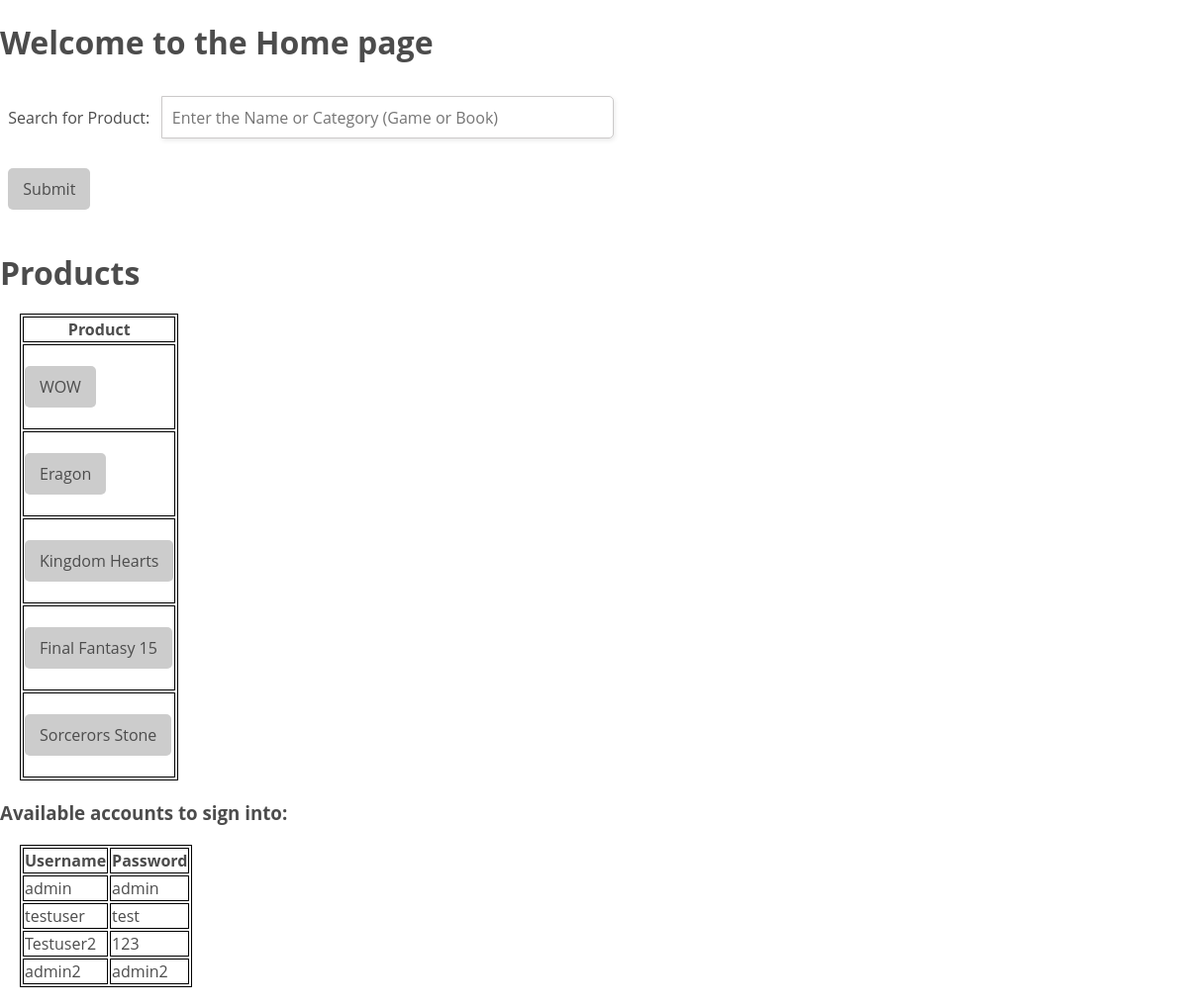
Before: / with the older database file.
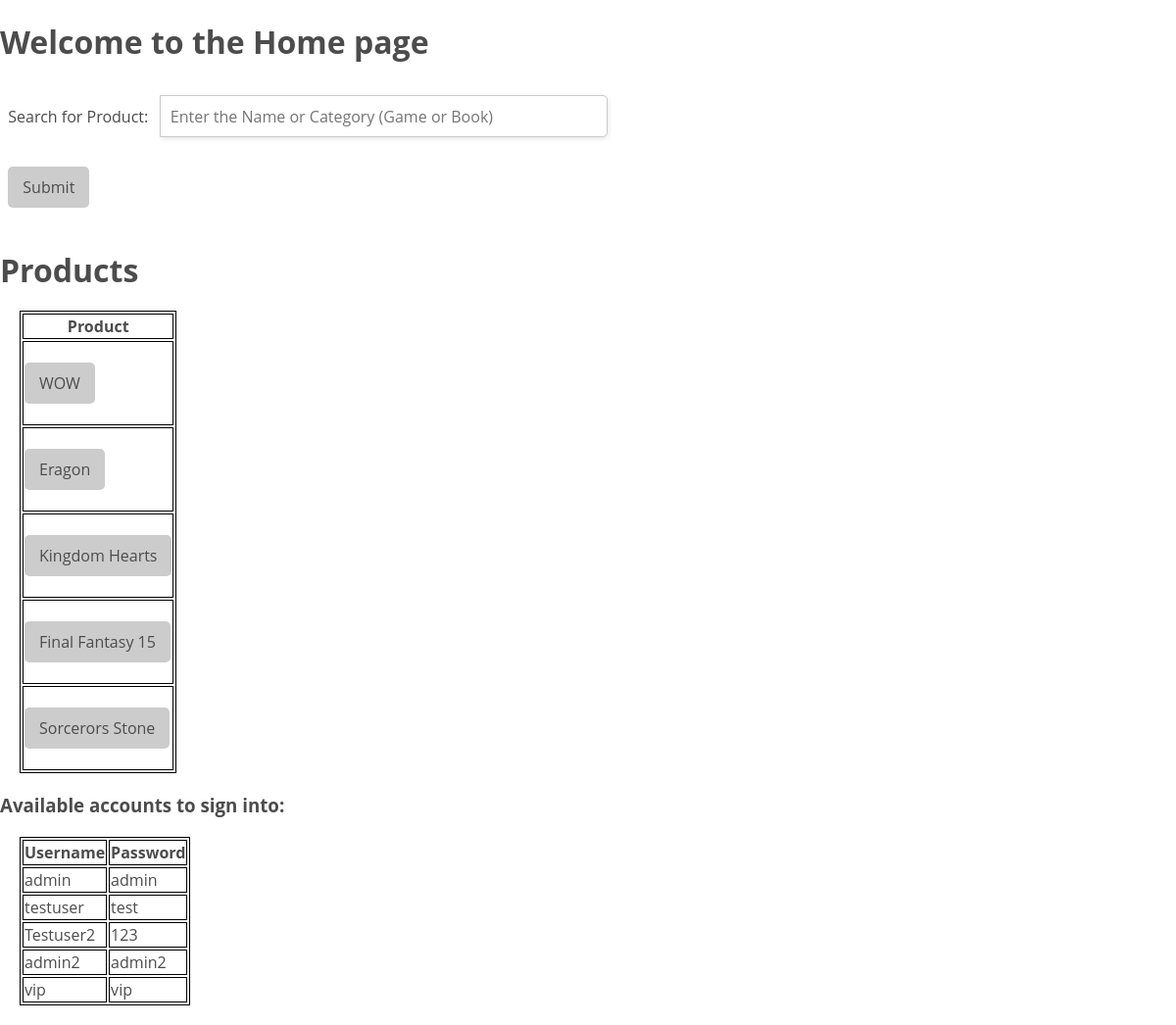
After: the same page with the newer database file.
### tables this page shows
CREATE TABLE `product` (
  `ProductID` int(11) DEFAULT NULL,
  `ProductName` varchar(20) DEFAULT NULL,
  `Price` float DEFAULT NULL,
  `InvoicePrice` float DEFAULT NULL,
  `SalesPrice` float DEFAULT NULL,
  `Category` varchar(20) DEFAULT NULL,
  `ProdDescripiton` varchar(50) DEFAULT NULL,
  `Amount` int(11) DEFAULT NULL,
  `VIP` tinyint(1) DEFAULT NULL
);

CREATE TABLE `user` (
  `FirstName` varchar(20) DEFAULT NULL,
  `LastName` varchar(20) DEFAULT NULL,
  `Email` varchar(20) DEFAULT NULL,
  `Class` varchar(20) DEFAULT NULL,
  `Password` varchar(20) DEFAULT NULL,
  `Username` varchar(20) DEFAULT NULL,
  `UserID` int(11) DEFAULT NULL
);

### index.php (the view, shortened to what this page needs)
<!DOCTYPE html>
<html>
  <head>
    <link rel="stylesheet" type="text/css" href="style.css">
  </head>
  <body>
     <h1>Welcome to the Home page</h1>
     <form action="search_product.php">
       &nbsp; Search for Product: &nbsp;&nbsp; <input type="text" name="searchBar" size="45px" placeholder="Enter the Name or Category (Game or Book)"><br>
       &nbsp; <input type="submit" value="Submit">
     </form>
     <h1>Products</h1>
     <table>
      <thead>
       <th>Product</th>
     </thead>
     <tbody>
     <?php
        include 'databaselogin.php';
        $conn = new mysqli($servername, $username, $password, $db);
        $sql = "select * from product;";
        $result = $conn->query($sql);
        if ($result->num_rows > 0) {
         while($row = $result->fetch_assoc()) {
                echo "<tr>";
		echo "<td><form action='product.php' method='post'><input type='hidden' name='ProductID' value=" . $row["ProductID"] . " /><input type='submit' value='" . $row["ProductName"] . "' /></form></td>";
		echo "</tr>";
        }
        } else {
           echo "0 results";
        }
    ?>
     </tbody>
     </table>
     <h3>Available accounts to sign into:</h3>
     <table>
     <thead>
       <th>Username</th>
       <th>Password</th>
     </thead>
     <tbody>
     <?php
	include 'databaselogin.php';
	$conn = new mysqli($servername, $username, $password, $db);
	$sql = "select * from user;";
	$result = $conn->query($sql);
	if ($result->num_rows > 0) {
   	 while($row = $result->fetch_assoc()) {
        	echo "<tr>";
		echo "<td>" . $row["Username"] . "</td>";
	        echo "<td>" . $row["Password"] . "</td>";
		echo "</tr>";
    	}
	} else {
 	   echo "0 results";
	}
    ?>
     </tbody>
     </table>
  </body>
</html>

### style.css (style rules this page uses)
table, td, th { border: 1px solid black; }
table { margin:20px; }
input[type=text],input[type=password] { height: 39px; border-radius: 0px 5px 5px 0px; background-color: #fff; box-shadow: 1px 2px 5px rgba(0,0,0,.09); border: solid 1px #cbc9c9; margin-left: -5px; margin-top: 13px; padding-left: 10px; margin-bottom:10px; }
input[type="submit"] { padding:10px 15px; background:#ccc; border:0 none; cursor:pointer; border-radius: 5px; margin-top:20px; margin-bottom: 20px; }
h1,h2,h3,p { margin-bottom:20px; }
body, input, textarea, select { font-family: 'Open Sans', sans-serif; font-size: 16px; color: #4c4c4c; margin:0; }

Changed rows visible on the page:
added user: Username "vip", Password "vip"
